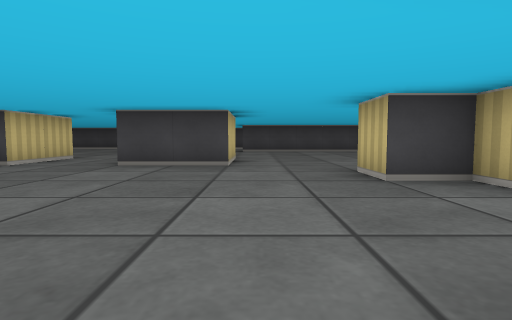
[1] (above)

16 first-person views from a walk through a cub3D ray-caster map. The camera is about half as high as the walls, tilts 4° down and sees 80° across. The floor is counted in squares. Each view is taken from the middle of a square. On the plan, view 1 faces up. The plan holds only what a view shows up to about 9 squares ahead; the rest is blank.

[2]
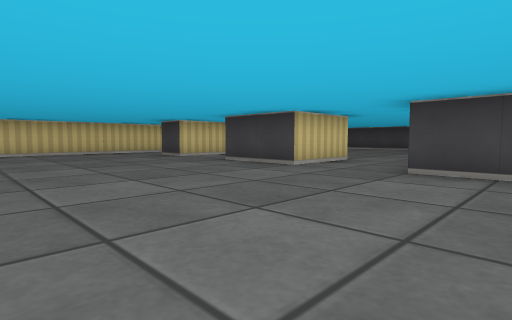

[3]
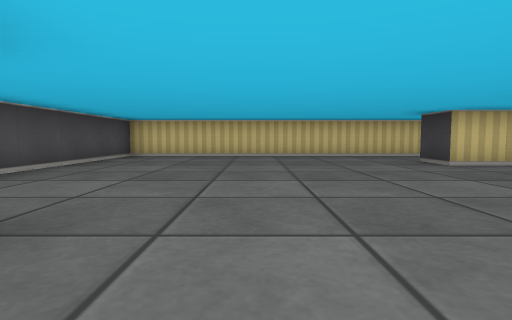

[4]
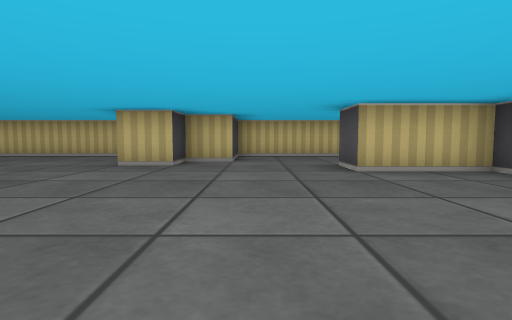

[5]
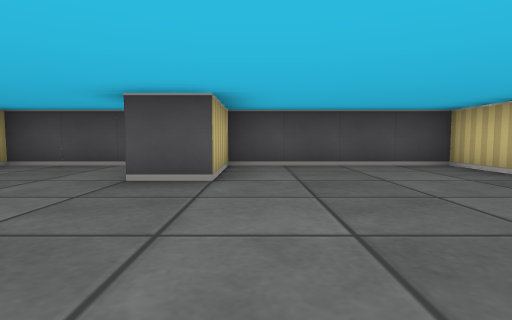

[6]
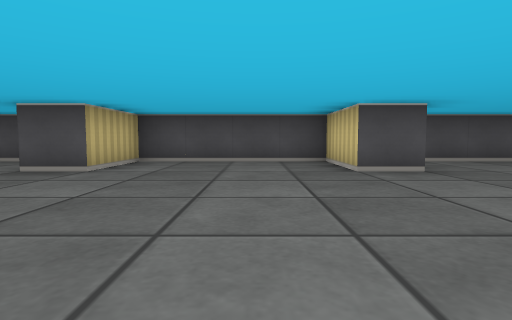

[7]
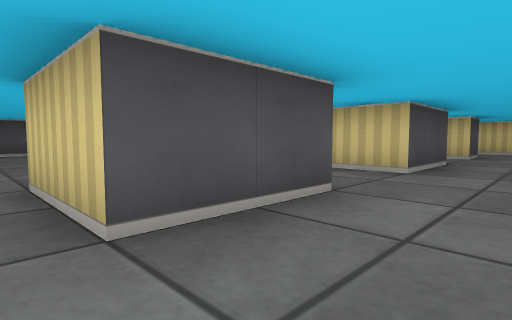

[8]
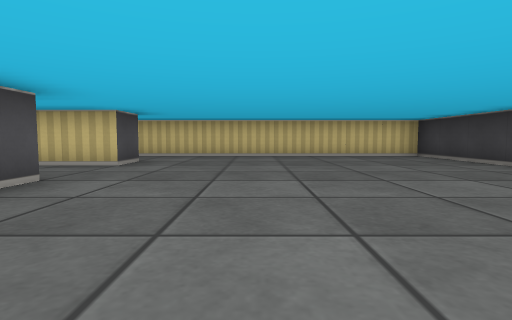

[9]
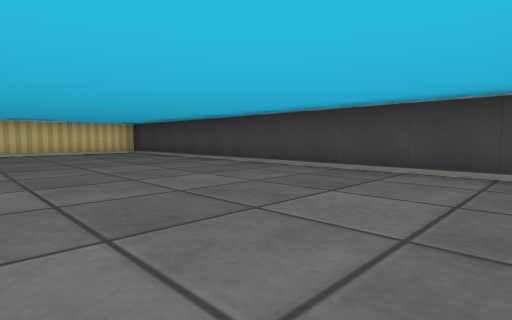

[10]
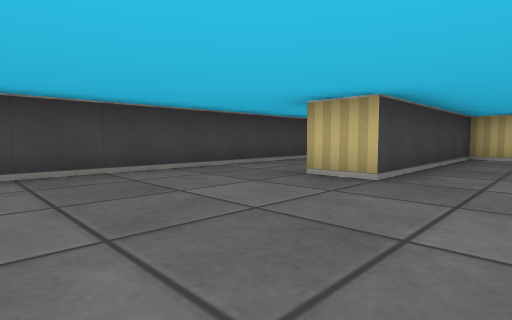

[11]
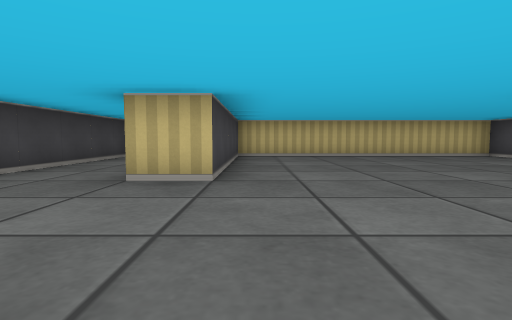

[12]
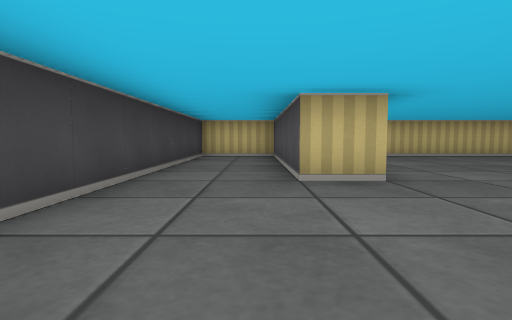

[13]
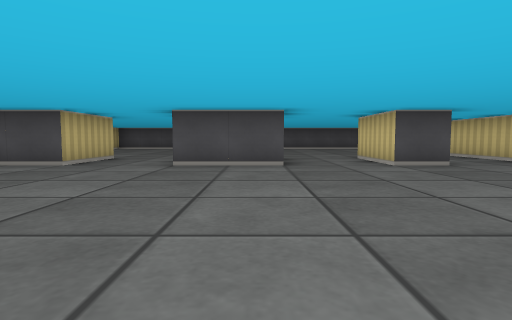

[14]
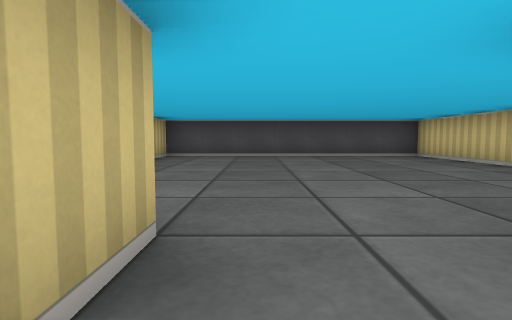

[15]
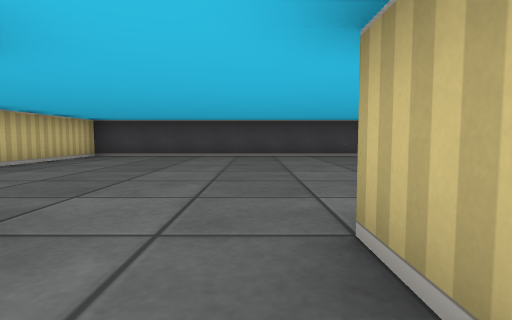

[16]
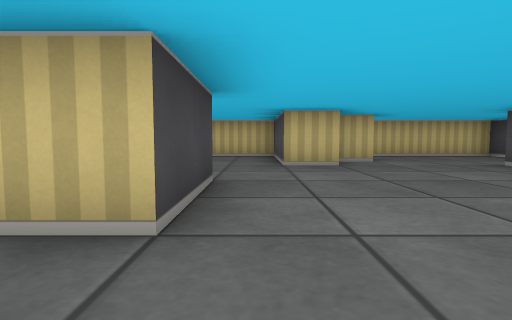

### Floor plan
Ten units are one square. View 1 is at (0, 0); x grows to the right and y downward. Boxes are objects, and circles mark ways between rooms. Rooms are numbered by the first view taken in them; rooms with no view inside come last. Other rooms are left out.
<svg viewBox="-120 -150 170 170">
<path fill="none" stroke="#000" d="M-46 -5 -35 -5 -35 15 5 15 5 -5 15 -5M-5 -55 -25 -55 -25 -75M-45 -75 -45 -55 -65 -55 -65 -75M-85 -75 -85 -55 -95 -55M22 15 45 15 45 -25 25 -25 25 -35 15 -35 15 -45 25 -45M-115 -75 -115 15 -45 15 -45 5M-25 -75 -5 -75 -5 -55M-65 -75 -45 -75M-96 -75 -85 -75M25 -45 45 -45 45 -115 -5 -115 -5 -125 45 -125 45 -145 -115 -145 -115 -75"/>
<circle cx="-105" cy="-65" r="3" fill="#2a7"/>
<circle cx="-35" cy="-65" r="3" fill="#2a7"/>
<circle cx="-75" cy="-65" r="3" fill="#2a7"/>
<circle cx="10" cy="-50" r="3" fill="#2a7"/>
<text x="-40" y="-20">1</text>
<text x="-30" y="-100">2</text>
</svg>
Room 1 opens to room 2.

Where each view was taken, in squares from view 1:
view 1: 0 up, 0 right, facing up
view 2: 1 up, 1 left, facing up-left
view 3: 2 up, 3 left, facing left
view 4: 2 up, 4 left, facing right
view 5: 4 up, 0 right, facing down
view 6: 5 up, 2 left, facing down
view 7: 9 up, 0 right, facing down-left
view 8: 10 up, 3 left, facing left
view 9: 10 up, 1 left, facing up-left
view 10: 10 up, 4 left, facing up-right
view 11: 11 up, 4 left, facing right
view 12: 13 up, 4 left, facing right
view 13: 13 up, 6 left, facing down
view 14: 7 up, 7 left, facing down
view 15: 6 up, 7 left, facing up
view 16: 5 up, 4 left, facing right
